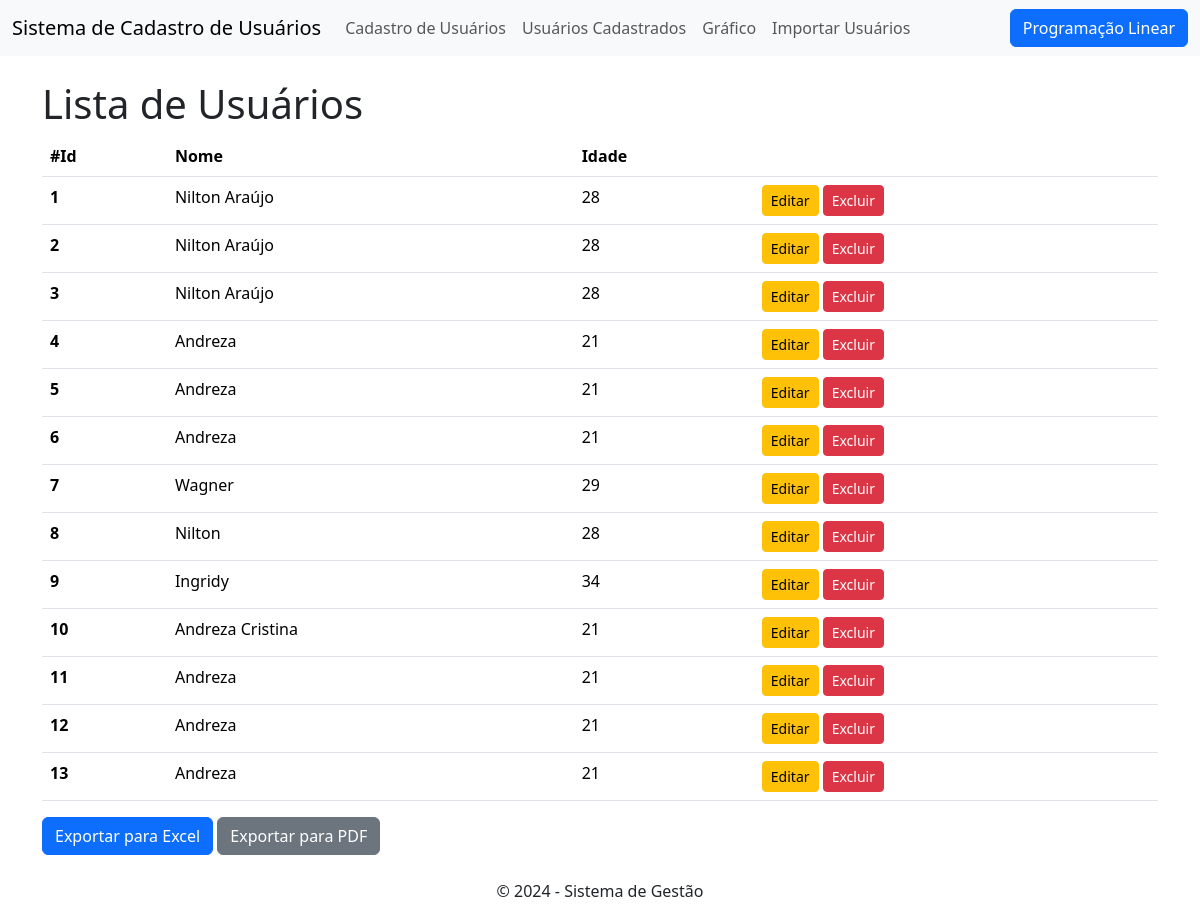
Screenshot of /usuarios/ with the database file from the repository.
### app_cad_usuarios/models.py (models this page shows)
class Usuario(models.Model):
    id_usuario = models.AutoField(primary_key=True)
    nome = models.TextField(max_length=255)
    idade = models.IntegerField()

### app_cad_usuarios/views.py (the view)
# urls.py: path('usuarios/', views.listar_usuarios, name='listar_usuarios'),
def listar_usuarios(request):
    usuarios = Usuario.objects.all()
    return render(request, 'usuarios/usuarios.html', {'usuarios': usuarios})

### templates/usuarios/usuarios.html (shortened to what this page needs)
{% extends 'usuarios/base.html' %}
{% block content %}
    <h1>Lista de Usuários</h1>
    <table id="tabela-dados" class="table">
        <thead>
        <tr>
            <th scope="col">#Id</th>
            <th scope="col">Nome</th>
            <th scope="col">Idade</th>
            <th scope="col"></th>
        </tr>
        </thead>
        <tbody>
        {% for usuario in usuarios %}
            <tr>
                <th scope="row">{{ usuario.id_usuario }}</th>
                <td>{{ usuario.nome }}</td>
                <td>{{ usuario.idade }}</td>
                <td>
                    <a href="{% url 'editar_usuarios' usuario.id_usuario %}" class="btn btn-warning btn-sm">Editar</a>
                    <a href="{% url 'excluir_usuarios' usuario.id_usuario %}" class="btn btn-danger btn-sm"
                       onclick="return confirm('Tem certeza que deseja excluir este usuário?');">Excluir</a>
                </td>
            </tr>
        {% endfor %}
        </tbody>
    </table>
    <button id="exportar" class="btn btn-primary">Exportar para Excel</button>
    <button id="exportar-pdf" class="btn btn-secondary">Exportar para PDF</button>
{% endblock %}

### templates/usuarios/base.html (shortened to what this page needs)
<!doctype html>
<html lang="pt-br">
<head>
    <link href="https://cdn.jsdelivr.net/npm/bootstrap@5.3.3/dist/css/bootstrap.min.css" rel="stylesheet"
>
    <link rel="stylesheet" href="https://cdn.jsdelivr.net/npm/bootstrap-icons@1.11.3/font/bootstrap-icons.min.css">
</head>
<body>
<nav class="navbar navbar-expand-lg navbar-light bg-light">
    <div class="container-fluid">
        <a class="navbar-brand" href="#">Sistema de Cadastro de Usuários</a>
        <div class="collapse navbar-collapse" id="navbarNav">
            <ul class="navbar-nav">
                <li class="nav-item">
                    <a class="nav-link" href="{% url 'cadastro_usuarios' %}">Cadastro de Usuários</a>
                </li>
                <li class="nav-item">
                    <a class="nav-link" href="{% url 'listar_usuarios' %}">Usuários Cadastrados</a>
                </li>
                <li class="nav-item">
                    <a class="nav-link" href="{% url 'grafico_idades' %}">Gráfico</a>
                </li>
                <li class="nav-item">
                    <a class="nav-link" href="{% url 'importar_usuarios' %}">Importar Usuários</a>
                </li>
            </ul>
        </div>
        <a href="/linear" class="btn btn-primary">Programação Linear</a>
    </div>
</nav>
<div class="container mt-4">
    {% block content %}{% endblock %}
</div>
<footer class="text-center mt-4">
    <p>&copy; 2024 - Sistema de Gestão</p>
</footer>
</body>
</html>

### rows the page displays
Usuario: id_usuario "1", nome "Nilton Araújo", idade "28"
Usuario: id_usuario "2", nome "Nilton Araújo", idade "28"
Usuario: id_usuario "3", nome "Nilton Araújo", idade "28"
Usuario: id_usuario "4", nome "Andreza", idade "21"
Usuario: id_usuario "5", nome "Andreza", idade "21"
Usuario: id_usuario "6", nome "Andreza", idade "21"
Usuario: id_usuario "7", nome "Wagner", idade "29"
Usuario: id_usuario "8", nome "Nilton", idade "28"
Usuario: id_usuario "9", nome "Ingridy", idade "34"
Usuario: id_usuario "10", nome "Andreza Cristina", idade "21"
Usuario: id_usuario "11", nome "Andreza", idade "21"
Usuario: id_usuario "12", nome "Andreza", idade "21"
Usuario: id_usuario "13", nome "Andreza", idade "21"
